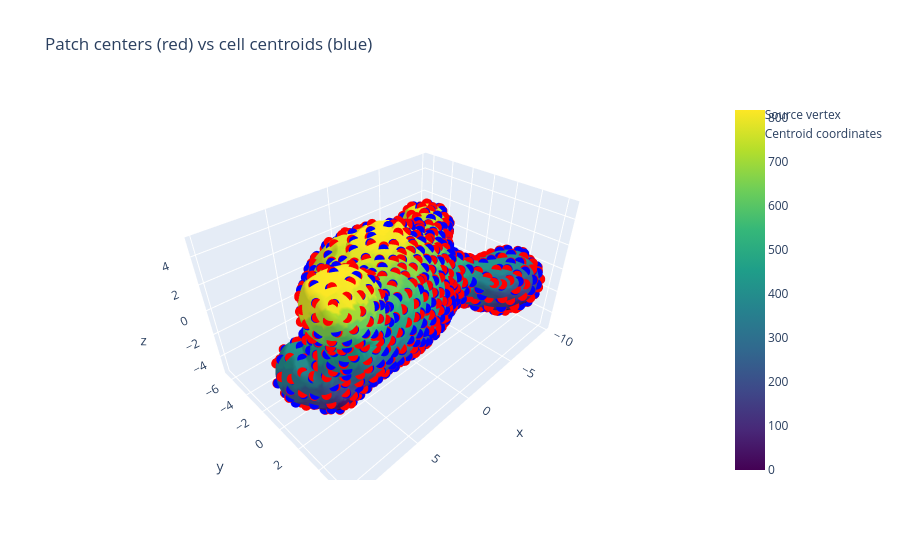

The notebook cell saved with this chart:
### Code cell
fig = go.Figure(data=[
    go.Mesh3d(
        x=mesh.v[:,0], y=mesh.v[:,1], z=mesh.v[:,2],
        i=mesh.f[:,0], j=mesh.f[:,1], k=mesh.f[:,2],
        intensity=mesh.cell_label_field,
        colorscale='Viridis',
        showscale=True,   # adds colorbar
        name="Surface"
    ),
    go.Scatter3d(
        # x=centroid_coords[:,0], y=centroid_coords[:,1], z=centroid_coords[:,2],
        x=mesh.v[cell_center_vertices,0], y=mesh.v[cell_center_vertices,1], z=mesh.v[cell_center_vertices,2],
        mode='markers',
        marker=dict(size=6, color='red', symbol='circle'),
        name="Source vertex"
    ),
    go.Scatter3d(
        # x=centroid_coords[:,0], y=centroid_coords[:,1], z=centroid_coords[:,2],
        x=centroids[:,0], y=centroids[:,1], z=centroids[:,2],
        mode='markers',
        marker=dict(size=6, color='blue', symbol='circle'),
        name="Centroid coordinates"
    )
])

fig.update_layout(
    scene=dict(aspectmode='data'),
    title="Patch centers (red) vs cell centroids (blue)"
)

fig.show()

### Figure 1 — Plotly figure (JSON) as saved in the notebook; plotly's stock layout.template omitted (floating-point values rounded to 4 significant figures; data arrays with more than 128 entries replaced by an {"elided": "..."} marker saying what was removed)
{"data": [{"colorscale": [[0, "#440154"], [0.1111, "#482878"], [0.2222, "#3e4989"], [0.3333, "#31688e"], [0.4444, "#26828e"], [0.5556, "#1f9e89"], [0.6667, "#35b779"], [0.7778, "#6ece58"], [0.8889, "#b5de2b"], [1, "#fde725"]], "i": {"elided": "35998 int values"}, "intensity": {"elided": "18001 int values"}, "j": {"elided": "35998 int values"}, "k": {"elided": "35998 int values"}, "name": "Surface", "showscale": true, "type": "mesh3d", "x": {"elided": "18001 float values"}, "y": {"elided": "18001 float values"}, "z": {"elided": "18001 float values"}}, {"marker": {"color": "red", "size": 6, "symbol": "circle"}, "mode": "markers", "name": "Source vertex", "type": "scatter3d", "x": {"elided": "819 float values"}, "y": {"elided": "819 float values"}, "z": {"elided": "819 float values"}}, {"marker": {"color": "blue", "size": 6, "symbol": "circle"}, "mode": "markers", "name": "Centroid coordinates", "type": "scatter3d", "x": {"elided": "819 float values"}, "y": {"elided": "819 float values"}, "z": {"elided": "819 float values"}}], "layout": {"scene": {"aspectmode": "data"}, "title": {"text": "Patch centers (red) vs cell centroids (blue)"}}}
